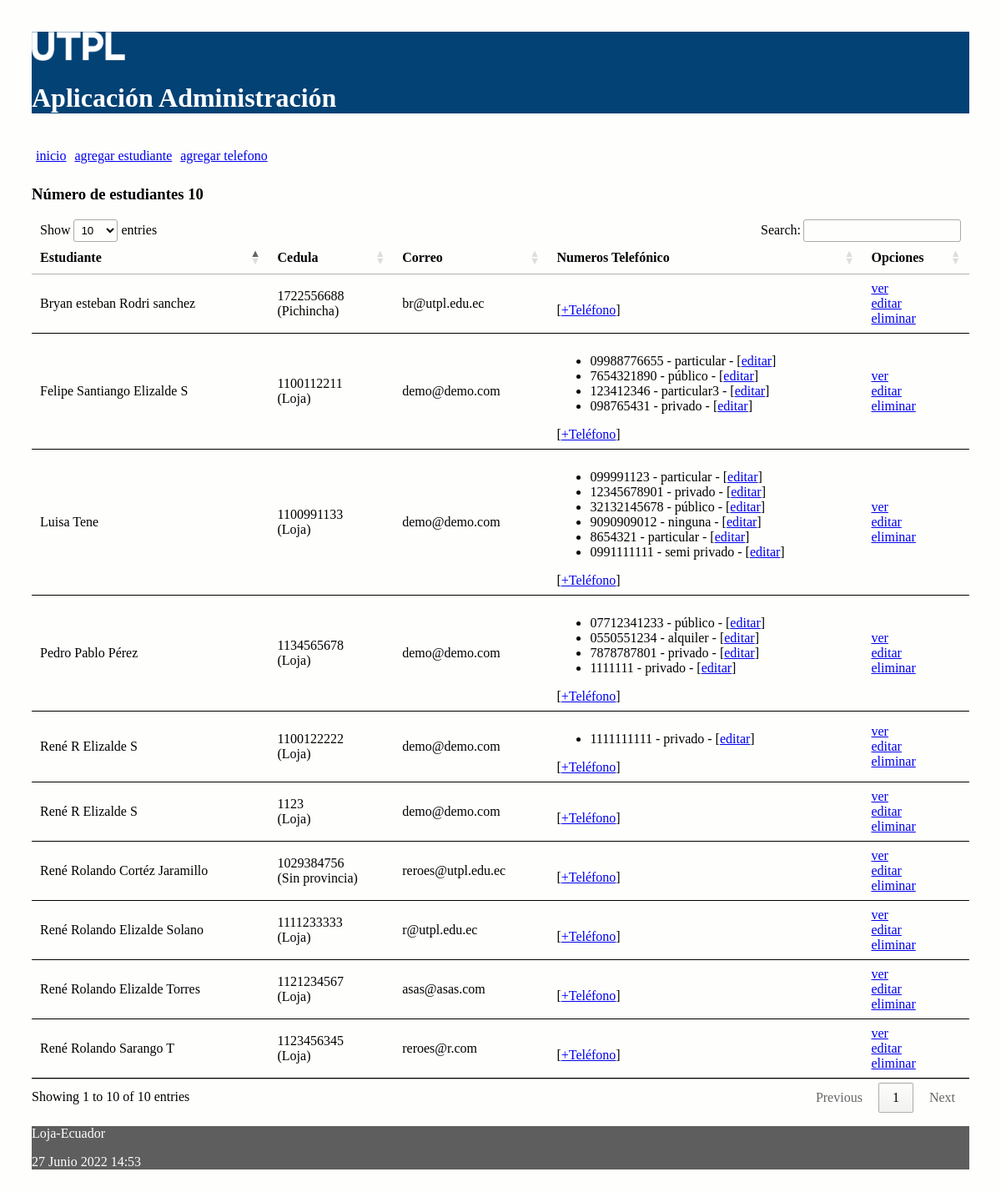
The page / on the database its author committed.
### administrativo/models.py (models this page shows, shortened)
class Estudiante(models.Model):
    nombre = models.CharField(max_length=30)
    apellido = models.CharField(max_length=30)
    cedula = models.CharField(max_length=30, unique=True)
    correo = models.EmailField()
    def get_provincia (self):
        dato = self.cedula[0:2]
        valor = "Sin provincia"
        if dato == "11":
            valor = "Loja"
        else:
            if dato == "17":
                valor = "Pichincha"
        return valor

class NumeroTelefonico(models.Model):
    telefono = models.CharField(max_length=100)
    tipo = models.CharField(max_length=100)
    estudiante = models.ForeignKey(Estudiante, on_delete=models.CASCADE,
            related_name="numeros_telefonicos")

### administrativo/views.py (the view)
# urls.py: path('', views.index, name='index'),
def index(request):
    estudiantes = Estudiante.objects.all()
    informacion_template = {'estudiantes': estudiantes, 'numero_estudiantes': len(estudiantes)}
    return render(request, 'index.html', informacion_template)

### administrativo/templates/index.html (shortened to what this page needs)
{% extends "master.html" %}
{% block content %}
<h3>Número de estudiantes {{ numero_estudiantes }}</h3>
<table id="tabla_datos">
  <thead>
    <tr>
      <th>Estudiante</th>
      <th>Cedula</th>
      <th>Correo</th>
      <th>Numeros Telefónico </th>
      <th>Opciones</th>
    </tr>
  </thead>
  {% for e in estudiantes %}
  <tr>
    <td> {{e.nombre}} {{e.apellido}}</td>
    <td> {{e.cedula}}<br>
      ({{e.get_provincia}})
    </td>
    <td> {{e.correo}}</td>
    <td>
      <ul>
        {% for t in e.numeros_telefonicos.all %}
          <li>
            <span>{{t.telefono}} - {{t.tipo}} - [<a href="{% url 'editar_numero_telefonico' t.id %}">editar</a>] </span>
          </li>
        {% endfor %}
      </ul>
        [<a href="{% url 'crear_numero_telefonico_estudiante' e.id%}">+Teléfono</a>]
    </td>
    <td> <a href="{% url 'obtener_estudiante' e.id %}">ver</a> <br>
      <a href="{% url 'editar_estudiante' e.id %}">editar</a> <br>
      <a href="{% url 'eliminar_estudiante' e.id %}"
      onclick="return confirm('¿Está seguro de la eliminación?')" >
      eliminar</a>
    </td>
  </tr>
  {% endfor %}
</table>
{% endblock %}

### administrativo/templates/master.html (shortened to what this page needs)
<!DOCTYPE html>
<html>
  <head>
    {% load static %}
    <link rel="stylesheet" type="text/css" href="{% static 'css/estilos.css' %}">
    <link rel="stylesheet" type="text/css" href="https://cdn.datatables.net/1.10.25/css/jquery.dataTables.min.css">
  </head>
  <body>
  <header>
    <img src="{% static 'images/logo.png' %}" height="10%" width="10%" alt="My image">
    <h1>Aplicación Administración </h1>
    <nav class="top_menu">
      <ul>
        <li><a href="{% url 'index' %}">inicio</a></li>
        <li><a href="{% url 'crear_estudiante' %}">agregar estudiante</a></li>
        <li><a href="{% url 'crear_numero_telefonico' %}">agregar telefono</a></li>
      </ul>
    </nav>
  </header>
  <section>
      {% block content %}
      {% endblock %}
  </section>
    <footer>
      <p>Loja-Ecuador</p>
      <p>{% now "j F Y H:i" %}</p>
    </footer>
  </body>
</html>

### administrativo/static/css/estilos.css (style rules this page uses)
body { background: #FEFEFD; padding: 30px; }
header { background: #034275; color: #FFF; }
section { width: 100%; }
th, td { padding: 15px; border-bottom: 1px solid black; }
.top_menu ul { list-style:none; float:left; padding: 5px; width:95%; }
.top_menu ul li { float:left; margin-right:10px; margin-bottom:5px; text: #FFF; }
footer { background: #5E5E5E; color: #FFF; }

### rows shown on the page
Estudiante: nombre "Luisa", apellido "Tene", cedula "1100991133", get_provincia "Loja", correo "demo@demo.com"
NumeroTelefonico: telefono "099991123", tipo "particular"
NumeroTelefonico: telefono "12345678901", tipo "privado"
NumeroTelefonico: telefono "32132145678", tipo "público"
NumeroTelefonico: telefono "9090909012", tipo "ninguna"
NumeroTelefonico: telefono "8654321", tipo "particular"
NumeroTelefonico: telefono "0991111111", tipo "semi privado"
Estudiante: nombre "Pedro Pablo", apellido "Pérez", cedula "1134565678", get_provincia "Loja", correo "demo@demo.com"
NumeroTelefonico: telefono "07712341233", tipo "público"
NumeroTelefonico: telefono "0550551234", tipo "alquiler"
NumeroTelefonico: telefono "7878787801", tipo "privado"
NumeroTelefonico: telefono "1111111", tipo "privado"
Estudiante: nombre "Felipe Santiango", apellido "Elizalde S", cedula "1100112211", get_provincia "Loja", correo "demo@demo.com"
NumeroTelefonico: telefono "09988776655", tipo "particular"
NumeroTelefonico: telefono "7654321890", tipo "público"
NumeroTelefonico: telefono "123412346", tipo "particular3"
NumeroTelefonico: telefono "098765431", tipo "privado"
Estudiante: nombre "René R", apellido "Elizalde S", cedula "1100122222", get_provincia "Loja", correo "demo@demo.com"
NumeroTelefonico: telefono "1111111111", tipo "privado"
Estudiante: nombre "René R", apellido "Elizalde S", cedula "1123", get_provincia "Loja", correo "demo@demo.com"
Estudiante: nombre "René Rolando", apellido "Elizalde Torres", cedula "1121234567", get_provincia "Loja", correo "asas@asas.com"
Estudiante: nombre "René Rolando", apellido "Sarango T", cedula "1123456345", get_provincia "Loja", correo "reroes@r.com"
Estudiante: nombre "René Rolando", apellido "Cortéz Jaramillo", cedula "1029384756", get_provincia "Sin provincia", correo "reroes@utpl.edu.ec"
Estudiante: nombre "René Rolando", apellido "Elizalde Solano", cedula "1111233333", get_provincia "Loja", correo "r@utpl.edu.ec"
Estudiante: nombre "Bryan esteban", apellido "Rodri sanchez", cedula "1722556688", get_provincia "Pichincha", correo "br@utpl.edu.ec"

### other values the page prints
{{ numero_estudiantes }} "10"
